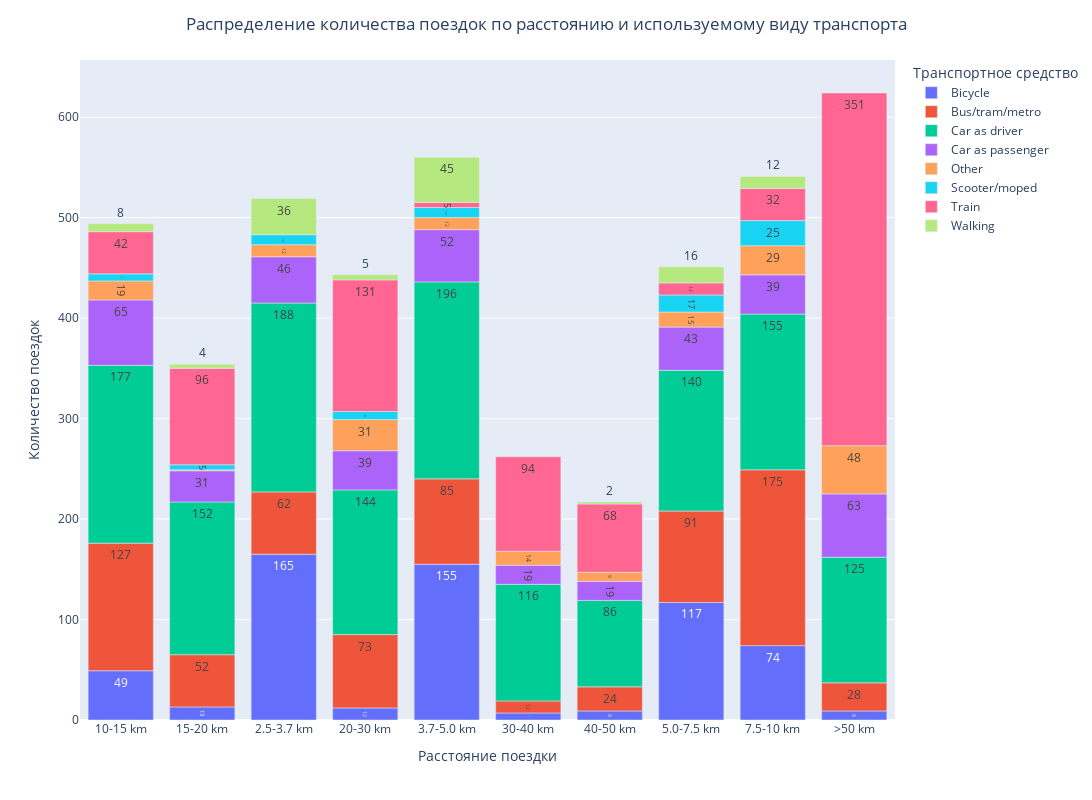

The cell this chart's notebook holds for it:
### Markdown cell above
##№ График 2 (Основные характеристики поездок)

### Code cell
df1 = df_map.groupby(['KAFSTV', 'KHVM']).size().reset_index().rename(columns = {'KAFSTV': 'Расстояние поездки', 0: 'Количество поездок', 'KHVM': 'Транспортное средство'})
print(df1)

fig1 = px.bar(df1, 
              x='Расстояние поездки', 
              y = 'Количество поездок',
              color='Транспортное средство', 
              text_auto=True,
              width=1200,
              height=800)
fig1.update_layout(title = {'text': 'Распределение количества поездок по расстоянию и используемому виду транспорта', 'x': 0.5})
fig1.show()

### Figure 1 — Plotly figure (JSON) as saved in the notebook; plotly's stock layout.template omitted (floating-point values rounded to 4 significant figures)
{"data": [{"hovertemplate": "Транспортное средство=Bicycle<br>Расстояние поездки=%{x}<br>Количество поездок=%{y}<extra></extra>", "legendgroup": "Bicycle", "marker": {"color": "#636efa", "pattern": {"shape": ""}}, "name": "Bicycle", "orientation": "v", "showlegend": true, "textposition": "auto", "texttemplate": "%{y}", "type": "bar", "x": ["10-15 km", "15-20 km", "2.5-3.7 km", "20-30 km", "3.7-5.0 km", "30-40 km", "40-50 km", "5.0-7.5 km", "7.5-10 km", ">50 km"], "xaxis": "x", "y": [49, 13, 165, 12, 155, 7, 9, 117, 74, 9], "yaxis": "y"}, {"hovertemplate": "Транспортное средство=Bus/tram/metro<br>Расстояние поездки=%{x}<br>Количество поездок=%{y}<extra></extra>", "legendgroup": "Bus/tram/metro", "marker": {"color": "#EF553B", "pattern": {"shape": ""}}, "name": "Bus/tram/metro", "orientation": "v", "showlegend": true, "textposition": "auto", "texttemplate": "%{y}", "type": "bar", "x": ["10-15 km", "15-20 km", "2.5-3.7 km", "20-30 km", "3.7-5.0 km", "30-40 km", "40-50 km", "5.0-7.5 km", "7.5-10 km", ">50 km"], "xaxis": "x", "y": [127, 52, 62, 73, 85, 12, 24, 91, 175, 28], "yaxis": "y"}, {"hovertemplate": "Транспортное средство=Car as driver<br>Расстояние поездки=%{x}<br>Количество поездок=%{y}<extra></extra>", "legendgroup": "Car as driver", "marker": {"color": "#00cc96", "pattern": {"shape": ""}}, "name": "Car as driver", "orientation": "v", "showlegend": true, "textposition": "auto", "texttemplate": "%{y}", "type": "bar", "x": ["10-15 km", "15-20 km", "2.5-3.7 km", "20-30 km", "3.7-5.0 km", "30-40 km", "40-50 km", "5.0-7.5 km", "7.5-10 km", ">50 km"], "xaxis": "x", "y": [177, 152, 188, 144, 196, 116, 86, 140, 155, 125], "yaxis": "y"}, {"hovertemplate": "Транспортное средство=Car as passenger<br>Расстояние поездки=%{x}<br>Количество поездок=%{y}<extra></extra>", "legendgroup": "Car as passenger", "marker": {"color": "#ab63fa", "pattern": {"shape": ""}}, "name": "Car as passenger", "orientation": "v", "showlegend": true, "textposition": "auto", "texttemplate": "%{y}", "type": "bar", "x": ["10-15 km", "15-20 km", "2.5-3.7 km", "20-30 km", "3.7-5.0 km", "30-40 km", "40-50 km", "5.0-7.5 km", "7.5-10 km", ">50 km"], "xaxis": "x", "y": [65, 31, 46, 39, 52, 19, 19, 43, 39, 63], "yaxis": "y"}, {"hovertemplate": "Транспортное средство=Other<br>Расстояние поездки=%{x}<br>Количество поездок=%{y}<extra></extra>", "legendgroup": "Other", "marker": {"color": "#FFA15A", "pattern": {"shape": ""}}, "name": "Other", "orientation": "v", "showlegend": true, "textposition": "auto", "texttemplate": "%{y}", "type": "bar", "x": ["10-15 km", "15-20 km", "2.5-3.7 km", "20-30 km", "3.7-5.0 km", "30-40 km", "40-50 km", "5.0-7.5 km", "7.5-10 km", ">50 km"], "xaxis": "x", "y": [19, 1, 12, 31, 12, 14, 9, 15, 29, 48], "yaxis": "y"}, {"hovertemplate": "Транспортное средство=Scooter/moped<br>Расстояние поездки=%{x}<br>Количество поездок=%{y}<extra></extra>", "legendgroup": "Scooter/moped", "marker": {"color": "#19d3f3", "pattern": {"shape": ""}}, "name": "Scooter/moped", "orientation": "v", "showlegend": true, "textposition": "auto", "texttemplate": "%{y}", "type": "bar", "x": ["10-15 km", "15-20 km", "2.5-3.7 km", "20-30 km", "3.7-5.0 km", "5.0-7.5 km", "7.5-10 km"], "xaxis": "x", "y": [7, 5, 10, 8, 10, 17, 25], "yaxis": "y"}, {"hovertemplate": "Транспортное средство=Train<br>Расстояние поездки=%{x}<br>Количество поездок=%{y}<extra></extra>", "legendgroup": "Train", "marker": {"color": "#FF6692", "pattern": {"shape": ""}}, "name": "Train", "orientation": "v", "showlegend": true, "textposition": "auto", "texttemplate": "%{y}", "type": "bar", "x": ["10-15 km", "15-20 km", "20-30 km", "3.7-5.0 km", "30-40 km", "40-50 km", "5.0-7.5 km", "7.5-10 km", ">50 km"], "xaxis": "x", "y": [42, 96, 131, 5, 94, 68, 12, 32, 351], "yaxis": "y"}, {"hovertemplate": "Транспортное средство=Walking<br>Расстояние поездки=%{x}<br>Количество поездок=%{y}<extra></extra>", "legendgroup": "Walking", "marker": {"color": "#B6E880", "pattern": {"shape": ""}}, "name": "Walking", "orientation": "v", "showlegend": true, "textposition": "auto", "texttemplate": "%{y}", "type": "bar", "x": ["10-15 km", "15-20 km", "2.5-3.7 km", "20-30 km", "3.7-5.0 km", "40-50 km", "5.0-7.5 km", "7.5-10 km"], "xaxis": "x", "y": [8, 4, 36, 5, 45, 2, 16, 12], "yaxis": "y"}], "layout": {"barmode": "relative", "height": 800, "legend": {"title": {"text": "Транспортное средство"}, "tracegroupgap": 0}, "margin": {"t": 60}, "title": {"text": "Распределение количества поездок по расстоянию и используемому виду транспорта", "x": 0.5}, "width": 1200, "xaxis": {"anchor": "y", "domain": [0, 1], "title": {"text": "Расстояние поездки"}}, "yaxis": {"anchor": "x", "domain": [0, 1], "title": {"text": "Количество поездок"}}}}
